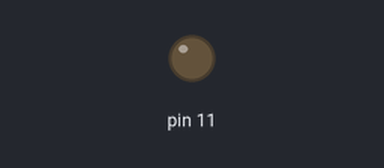
A sketch run on a simulated Arduino Uno, built with avr-gcc and run on an emulated ATmega328P. Shown: output pins drawn as LEDs (lit = HIGH).

Above: at 0.05 s.
At 6.35 s:
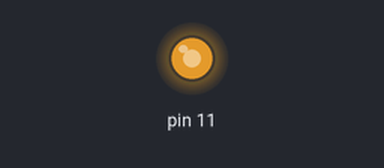
At 19.95 s:
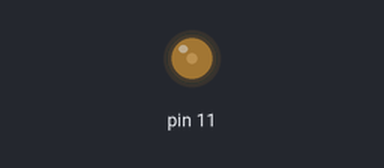
At 39.85 s:
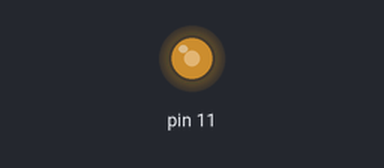
Timing chart, 0 to 40.0 s (numbered marks = the images above):
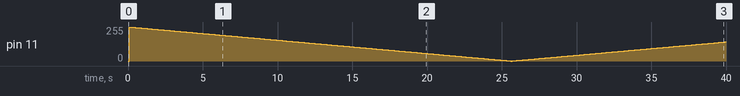

Measured:
- by itself, pin 11: 0/255 → 255/255 at 0.10 s, → 254/255 0.10 s later, → 253/255 0.10 s later, → 252/255 0.10 s later, … (399 changes in this stretch)

The sketch:

basicActuatorTest.ino
```cpp
void setup() { pinMode(11, OUTPUT); }

void loop() {
  int i;

  // Spin motor up
  for(i = 255; i > 0; i--){
    delay(100);
    analogWrite(11, i);
  }

  // Spin motor back down
  for(i = 0; i < 255; i++){
    delay(100);
    analogWrite(11,i);
  }
}
```
